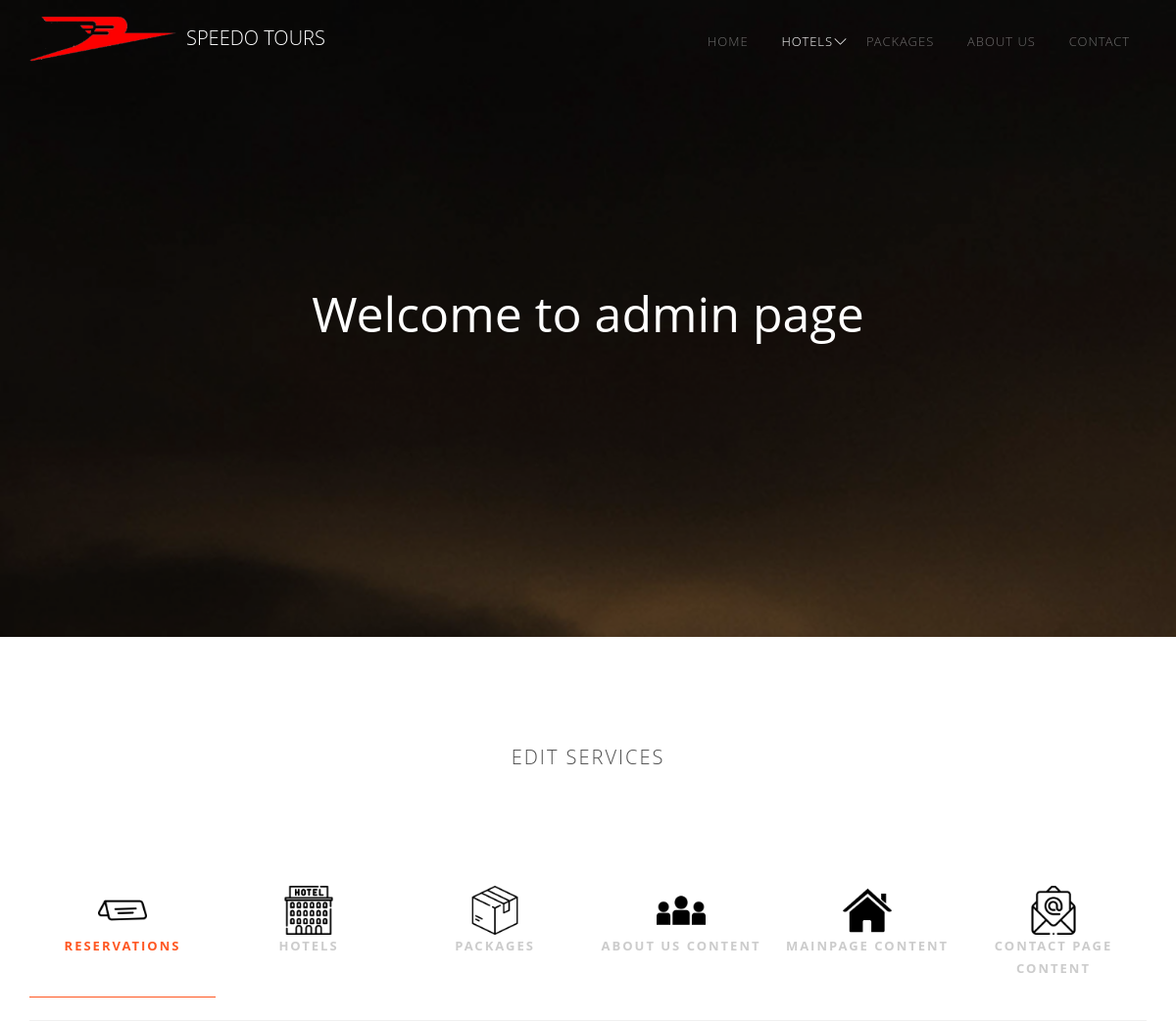
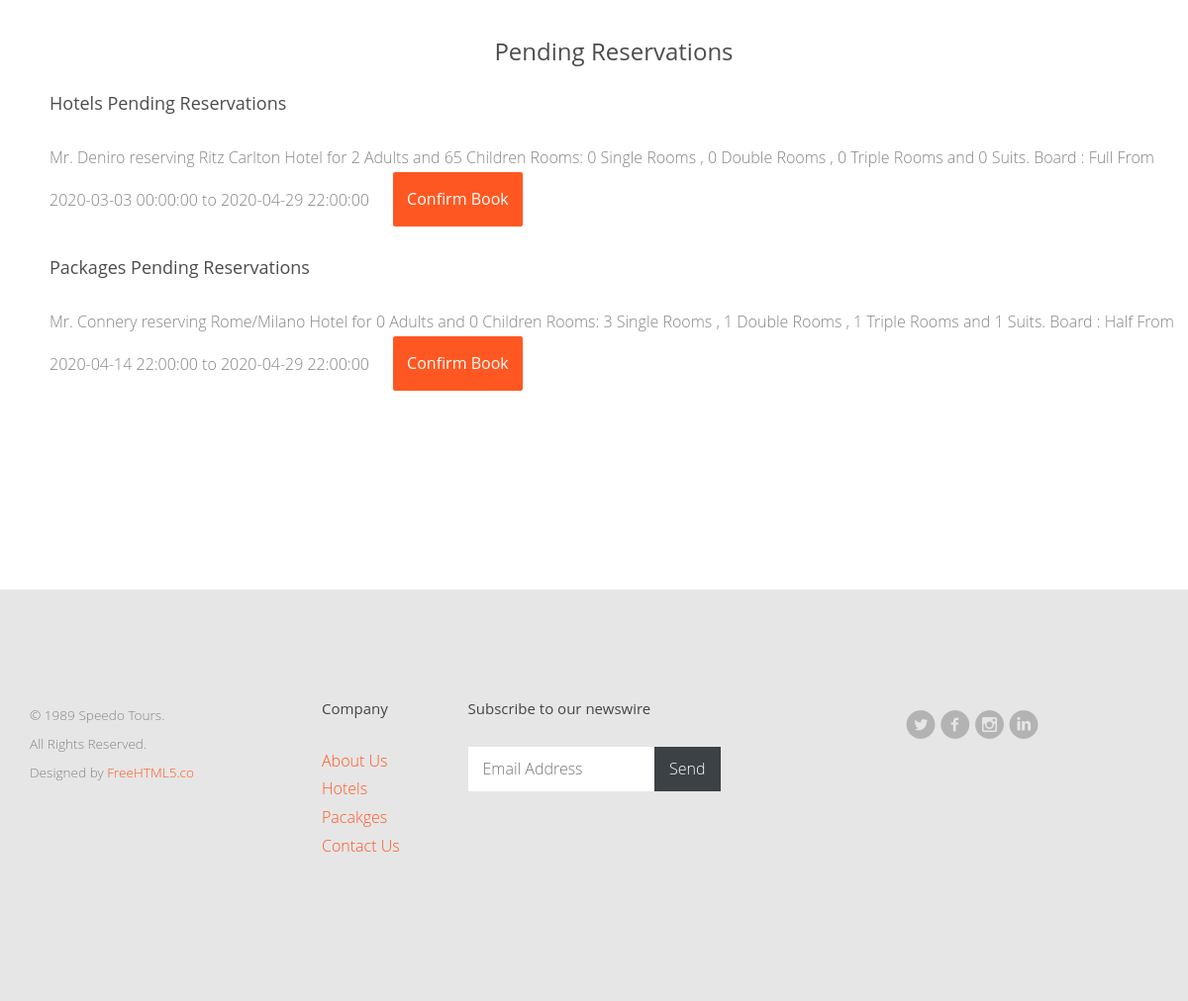
The app's page /admin.php with its own data (2 pictures, top to bottom).
### tables this page shows
CREATE TABLE `reserves` (
  `ReserveID` int(11) NOT NULL,
  `GuestId` int(11) DEFAULT NULL,
  `PackageId` int(11) DEFAULT NULL,
  `HotelId` int(11) DEFAULT NULL,
  `NoofChildren` int(11) NOT NULL,
  `NoofAdults` int(11) NOT NULL,
  `DateIn` timestamp NOT NULL DEFAULT current_timestamp(),
  `Suspended` set('Enabled','Disabled') NOT NULL DEFAULT 'Enabled',
  `DateOut` timestamp NULL DEFAULT NULL,
  `NoOfSingleRooms` int(11) NOT NULL,
  `NoOfDoubleRooms` int(11) NOT NULL,
  `NoOfTripleRooms` int(11) NOT NULL,
  `NoOfSuits` int(11) NOT NULL,
  `BoardType` set('Full','Half') NOT NULL
);

CREATE TABLE `guest` (
  `GuestID` int(11) NOT NULL,
  `FirstName` varchar(20) NOT NULL,
  `LastName` varchar(20) NOT NULL,
  `Gender` set('MALE','FEMALE') NOT NULL,
  `Age` int(3) NOT NULL,
  `NationalID` int(11) NOT NULL,
  `PassportNumber` int(9) NOT NULL,
  `City` varchar(15) NOT NULL,
  `Country` varchar(15) NOT NULL,
  `Email` varchar(50) NOT NULL,
  `Username` varchar(50) NOT NULL,
  `Password` varchar(50) NOT NULL,
  `BankAccount` int(20) NOT NULL,
  `Suspended` set('Enabled','Disabled') NOT NULL DEFAULT 'Enabled'
);

CREATE TABLE `hotel` (
  `HotelID` int(11) NOT NULL,
  `Name` varchar(30) NOT NULL,
  `NumberofRooms` int(11) NOT NULL,
  `overview` varchar(140) NOT NULL,
  `description` mediumtext NOT NULL,
  `WiFI` set('TRUE','FALSE') NOT NULL,
  `Swimming_Pool` set('TRUE','FALSE') NOT NULL,
  `Spa` set('TRUE','FALSE') NOT NULL,
  `Gym` set('TRUE','FALSE') NOT NULL,
  `Bar` set('TRUE','FALSE') NOT NULL,
  `Restaurant` set('TRUE','FALSE') NOT NULL,
  `Full_Board` set('TRUE','FALSE') NOT NULL,
  `Half_Board` set('TRUE','FALSE') NOT NULL,
  `Pets` set('TRUE','FALSE') NOT NULL,
  `featured` set('feature','header','false') NOT NULL DEFAULT 'false',
  `FeaturedMainSilder` set('TRUE','FALSE') NOT NULL,
  `Suspended` set('Enabled','Disabled') NOT NULL DEFAULT 'Enabled',
  `location` varchar(20) NOT NULL
);

CREATE TABLE `packages` (
  `PackageID` int(11) NOT NULL,
  `PackageName` varchar(60) NOT NULL,
  `ReserveLimit` int(11) NOT NULL,
  `HotelID` int(11) DEFAULT NULL,
  `Price` int(11) NOT NULL,
  `TourGuide` set('TRUE','FALSE') DEFAULT NULL,
  `Transportation` set('TRUE','FALSE') NOT NULL,
  `TouristMap` set('TRUE','FALSE') NOT NULL,
  `BoardType` set('Full','Half') NOT NULL,
  `NumberofDays` int(11) NOT NULL,
  `NumberofNights` int(11) NOT NULL,
  `Suspended` set('Enabled','Disabled') NOT NULL DEFAULT 'Enabled',
  `DateIn` timestamp NOT NULL DEFAULT current_timestamp(),
  `DateOut` timestamp NOT NULL DEFAULT current_timestamp(),
  `Overview` text NOT NULL,
  `Description` text NOT NULL
);

### app/model/model.php (called while the page is built)
<?php
require_once("app/db/Dbh.php");
abstract class Model{
    protected $db;
    protected $conn;
    public function connect(){
        if(null === $this->conn ){
            $this->db = new Dbh();
            $this->conn = $this->db->connect();
        }
        return $this->db;
    }
}
?>

### app/db/Dbh.php (called while the page is built, shortened)
<?php
class DBh{
    private $servername;
    private $username;
    private $password;
    private $dbname;
    private $conn;
    function __construct() {
        $this->servername = DB_SERVER;
        $this->username = DB_USER;
        $this->password = DB_PASS;
        $this->dbname = DB_DATABASE;
      }
    public function connect(){
        $this->conn = new mysqli($this->servername, $this->username, $this->password, $this->dbname);
        return $this->conn;
    }
    public function getConn(){
        return $this->conn;
    }
}
?>

### app/view/AdminView.php (called while the page is built, shortened)
<?php
class AdminView extends View
{
    public function output()
    {
        $this->model->ReadPendingReservations();
    }
    public function OutofPendingPackagesReservations()
    {
        $this->model->ReadPendingReservations2();
    }
    public function ReadEditHotels(){
        $this->model->ReadEditHotelsSection();
    }
    public function ReadSuspendHotels(){
        $this->model->ReadSuspendHotelsSection();
    }
    public function ReadEditPackages(){
        $this->model->ReadEditPackagesSection();
    }
    public function ReadSuspendPackages(){
        $this->model->ReadSuspendPackagesSection();
    }
    public function ReadEditEvents(){
        $this->model->ReadEditEventsSection();
    }
    public function ReadSuspendEvents(){
        $this->model->ReadSuspendEventsSection();
    }
    public function ReadMainSliderHotels(){
        $this->model->ReadMainSliderHotelsSection();
    }
    public function ReadFeaturedHotels(){
        $this->model->ReadFeaturedHotelsSection();
    }
    public function ReadPReviews(){
        $this->model->ReadPackagesReviews();
    }
    public function ReadHReviews(){
        $this->model->ReadHotelsReviews();
    }
}
?>

### app/model/AdminModel.php (the view, shortened to what this page needs)
<?php
  require_once("app/model/model.php");
?>
<?php
class Admin extends Employee {
    function ReadPendingReservations()
    {
        $sql="SELECT guest.LastName, Hotel.Name, reserves.NoofChildren ,reserves.NoofAdults ,reserves.DateIn ,reserves.DateOut, reserves.NoOfSingleRooms ,reserves.NoOfDoubleRooms
        ,reserves.NoOfTripleRooms, reserves.NoOfSuits ,reserves.BoardType
          from reserves
        INNER JOIN guest ON guest.GuestID=reserves.Guestid
        INNER JOIN Hotel ON reserves.HotelId=Hotel.HotelID
        where reserves.Suspended='Enabled' AND Packageid is null;";
        $Result = mysqli_query($this->db->getConn(),$sql);
        while($row=$Result->fetch_assoc())
        {
            echo'  <span>Mr. '.$row["LastName"].' reserving '.$row["Name"].' Hotel for '.$row["NoofAdults"].' Adults and '.$row["NoofChildren"].' Children Rooms:  '.$row["NoOfSingleRooms"].' Single Rooms , '.$row["NoOfDoubleRooms"].' Double Rooms
            , '.$row["NoOfTripleRooms"].' Triple Rooms and '.$row["NoOfSuits"].' Suits. Board : '.$row["BoardType"].' From '.$row["DateIn"].' to '.$row["DateOut"].'
            </span>
            <button class="btn btn-primary mb-2" style="margin-left:20px;">Confirm Book</button>
            <br>
            <br>
            ';
        }
    }
    function ReadPendingReservations2()
    {
        $sql1="SELECT guest.LastName, packages.PackageName , reserves.NoofChildren ,reserves.NoofAdults ,packages.DateIn ,packages.DateOut, reserves.NoOfSingleRooms ,reserves.NoOfDoubleRooms
        ,reserves.NoOfTripleRooms, reserves.NoOfSuits ,reserves.BoardType
          from reserves
        INNER JOIN guest ON guest.GuestID=reserves.Guestid
        INNER JOIN packages ON reserves.PackageId=packages.PackageID
        where reserves.Suspended='Enabled' AND reserves.HotelId is null;";
        $Result1 = mysqli_query($this->db->getConn(),$sql1);
        while($row1=$Result1->fetch_assoc())
        {
            echo'  <span>Mr. '.$row1["LastName"].' reserving '.$row1["PackageName"].' Hotel for '.$row1["NoofAdults"].' Adults and '.$row1["NoofChildren"].' Children Rooms:  '.$row1["NoOfSingleRooms"].' Single Rooms , '.$row1["NoOfDoubleRooms"].' Double Rooms
            , '.$row1["NoOfTripleRooms"].' Triple Rooms and '.$row1["NoOfSuits"].' Suits. Board : '.$row1["BoardType"].' From '.$row1["DateIn"].' to '.$row1["DateOut"].'
            </span>
            <button class="btn btn-primary mb-2" style="margin-left:20px;">Confirm Book</button>
            <br>
            <br>
            ';
        }
    }
}
?>

### admin.php (shortened to what this page needs)
<!DOCTYPE html>
 <html class="no-js">
	<head>
	<link rel="stylesheet" href="css/superfish.css">
	<link rel="stylesheet" href="css/bootstrap-datepicker.min.css">
	<link rel="stylesheet" href="css/cs-select.css">
	<link rel="stylesheet" href="css/cs-skin-border.css">
	<link rel="stylesheet" href="css/themify-icons.css">
	<link rel="stylesheet" href="css/flaticon.css">
	<link rel="stylesheet" href="css/icomoon.css">
	<link rel="stylesheet" href="css/flexslider.css">
	<link rel="stylesheet" href="css/style.css">
  <?php
    require_once("app/model/AdminModel.php");
    require_once("app/view/AdminView.php");
    $adminModel = new Admin();
    $AdminController = new AdminController($adminModel);
    $AdminView = new AdminView($AdminController,$adminModel);
    ?>
</head>
<body>
	<div id="fh5co-wrapper">
	<div id="fh5co-page">
	<div id="fh5co-header">
		<header id="fh5co-header-section">
			<div class="container">
                <div class="nav-header">
                    <h1 id="fh5co-logo"><img id="LogoImg" src="images\WebAppLogo.png" alt="Flowers in Chania" width="150" height="100"><a href="index.php">Speedo Tours</a></h1>
                    <nav id="fh5co-menu-wrap" role="navigation">
                        <ul class="sf-menu" id="fh5co-primary-menu">
                            <li><a href="index.php">Home</a></li>
                            <li>
                                <a class="active" href="hotel.php" class="fh5co-sub-ddown">Hotels</a>
                            </li>
                            <li><a href="services.php">Packages</a></li>
                            <li><a href="blog.php">About Us</a></li>
                            <li><a href="contact.php">Contact</a></li>
                        </ul>
                    </nav>
                </div>
			</div>
		</header>
	</div>
	<div class="fh5co-parallax" style="background-image: url(images/admin.jpg);" data-stellar-background-ratio="0.5">
		<div class="overlay"></div>
		<div class="container">
			<div class="row">
				<div class="col-md-12 col-md-offset-0 col-sm-12 col-sm-offset-0 col-xs-12 col-xs-offset-0 text-center fh5co-table">
					<div class="fh5co-intro fh5co-table-cell">
						<h1 class="text-center">Welcome to admin page</h1>
					</div>
				</div>
			</div>
		</div>
	</div>
	<div id="hotel-facilities">
		<div class="container">
			<div class="row">
				<div class="col-md-12">
					<div class="section-title text-center">
						<h2>Edit Services</h2>
					</div>
				</div>
			</div>
			<div id="tabs">
			    <nav class="tabs-nav">
					<a href="#" class="active" onclick="ShowTab('tab1')" data-tab="tab1">
                    <img id="News" src="images\reservation1.png" width="50" height="50">
					<span>Reservations</span>
					</a>
					<a href="#"  onclick="ShowTab('tab2')" data-tab="tab2">
                    <img id="News" src="images\hotel.png" width="50" height="50">
					<span>Hotels</span>
					</a>
                    <a href="#"  onclick="ShowTab('tab3')" data-tab="tab3">
                    <img id="News" src="images\box.png" width="50" height="50">
					<span>Packages</span>
					</a>
                    <a href="#"  onclick="ShowTab('tab4')" data-tab="tab4">
                    <img id="News" src="images\about-us.png" width="50" height="50">
					<span>About us content</span>
					</a>
                    <a href="#"  onclick="ShowTab('tab5')" data-tab="tab5">
                    <img id="News" src="images\home.png" width="50" height="50">
					<span>Mainpage content</span>
					</a>
                    <a href="#"  onclick="ShowTab('tab6')" data-tab="tab6">
                    <img id="News" src="images\mail.png" width="50" height="50">
					<span>Contact page content</span>
					</a>
                </nav>
                <div class="tab-content-container">
					<div class="tab-content active show" id="tab1" data-tab-content="tab1">
						<div class="container">
							<div class="row">
								<div class="col-md-12">
                                    <h3 class="text-center">Pending Reservations</h3>
                                    <h4>Hotels Pending Reservations</h4>
                                    <?php $AdminView->output();?>
                                    <h4>Packages Pending Reservations</h4>
                                    <?php $AdminView->OutofPendingPackagesReservations();?>
								</div>
							</div>
						</div>
					</div>
				</div>
			</div>
		</div>
	</div>
	<footer id="footer" class="fh5co-bg-color">
	<?php
	include "Footer.php"
	?>
	</footer>
	</div>
	</div>
</body>
</html>

### Footer.php (shortened to what this page needs)
<div class="container">
			<div class="row">
				<div class="col-md-3">
					<div class="copyright">
						<p><small>&copy; 1989 Speedo Tours. <br> All Rights Reserved. <br>
						Designed by <a href="http://freehtml5.co" target="_blank">FreeHTML5.co</a> </small></p>
					</div>
				</div>
				<div class="col-md-6">
					<div class="row">
						<div class="col-md-3">
							<h3>Company</h3>
							<ul class="link">
								<li><a href="blog.php">About Us</a></li>
								<li><a href="hotel.php">Hotels</a></li>
								<li><a href="services.php">Pacakges</a></li>
								<li><a href="contact.php">Contact Us</a></li>
							</ul>
						</div>
						<div class="col-md-6">
							<h3>Subscribe to our newswire</h3>
							<form action="" id="form-subscribe" method="post">
								<div class="form-field">
									<input type="email" name="em" placeholder="Email Address" id="email" required>
									<input type="submit" id="submit" name="submitnews" value="Send">
								</div>
							</form>
						</div>
					</div>
				</div>
				<div class="col-md-3">
					<ul class="social-icons">
						<li>
							<a href="#"><i class="icon-twitter-with-circle"></i></a>
							<a href="#"><i class="icon-facebook-with-circle"></i></a>
							<a href="#"><i class="icon-instagram-with-circle"></i></a>
							<a href="#"><i class="icon-linkedin-with-circle"></i></a>
						</li>
					</ul>
				</div>
			</div>
		</div>
		<?php
			require_once("app/model/subscribe_to_news_wire_model.php");
		?>

### app/model/subscribe_to_news_wire_model.php (shortened to what this page needs)
<html>
<head><script src="js/sweetalert.min.js"></script></head>
<body>
<?php
  require_once("app/model/model.php");
?>
</body>
</html>

### css/superfish.css (style rules this page uses)
.sf-menu, .sf-menu * { margin: 0; padding: 0; list-style: none; }
.sf-menu li { position: relative; }
.sf-menu > li { float: left; }
.sf-menu a { display: block; position: relative; }
.sf-menu { float: left; margin-bottom: 1em; }
.sf-menu a { border-left: 1px solid #fff; border-top: 1px solid #dFeEFF; border-top: 1px solid rgba(255,255,255,.5); padding: .75em 1em; text-decoration: none; zoom: 1; }
.sf-menu a { color: #13a; }
.sf-menu li { background: #BDD2FF; white-space: nowrap; *white-space: normal; -webkit-transition: background .2s; transition: background .2s; }
.sf-arrows .sf-with-ul { padding-right: 2.5em; *padding-right: 1em; }
.sf-arrows .sf-with-ul:after { content: ''; position: absolute; top: 50%; right: 1em; margin-top: -3px; height: 0; width: 0; border: 5px solid transparent; border-top-color: #dFeEFF; border-top-color: rgba(255,255,255,.5); }

### css/icomoon.css (style rules this page uses)
[class^="icon-"], [class*=" icon-"] { font-family: 'icomoon'; speak: none; font-style: normal; font-weight: normal; font-variant: normal; text-transform: none; line-height: 1; -webkit-font-smoothing: antialiased; -moz-osx-font-smoothing: grayscale; }
.icon-facebook-with-circle:before { content: "\ea66"; }
.icon-instagram-with-circle:before { content: "\ea6e"; }
.icon-linkedin-with-circle:before { content: "\ea72"; }
.icon-twitter-with-circle:before { content: "\ea7b"; }

### records on screen
reserves: GuestId.LastName "Deniro", HotelId.Name "Ritz Carlton", NoofAdults "2", NoofChildren "65", NoOfSingleRooms "0", NoOfDoubleRooms "0", NoOfTripleRooms "0", NoOfSuits "0", BoardType "Full", DateIn "2020-03-03 00:00:00", DateOut "2020-04-29 22:00:00"
reserves: GuestId.LastName "Connery", PackageId.PackageName "Rome/Milano", NoofAdults "0", NoofChildren "0", NoOfSingleRooms "3", NoOfDoubleRooms "1", NoOfTripleRooms "1", NoOfSuits "1", BoardType "Half", PackageId.DateIn "2020-04-14 22:00:00", PackageId.DateOut "2020-04-29 22:00:00"
